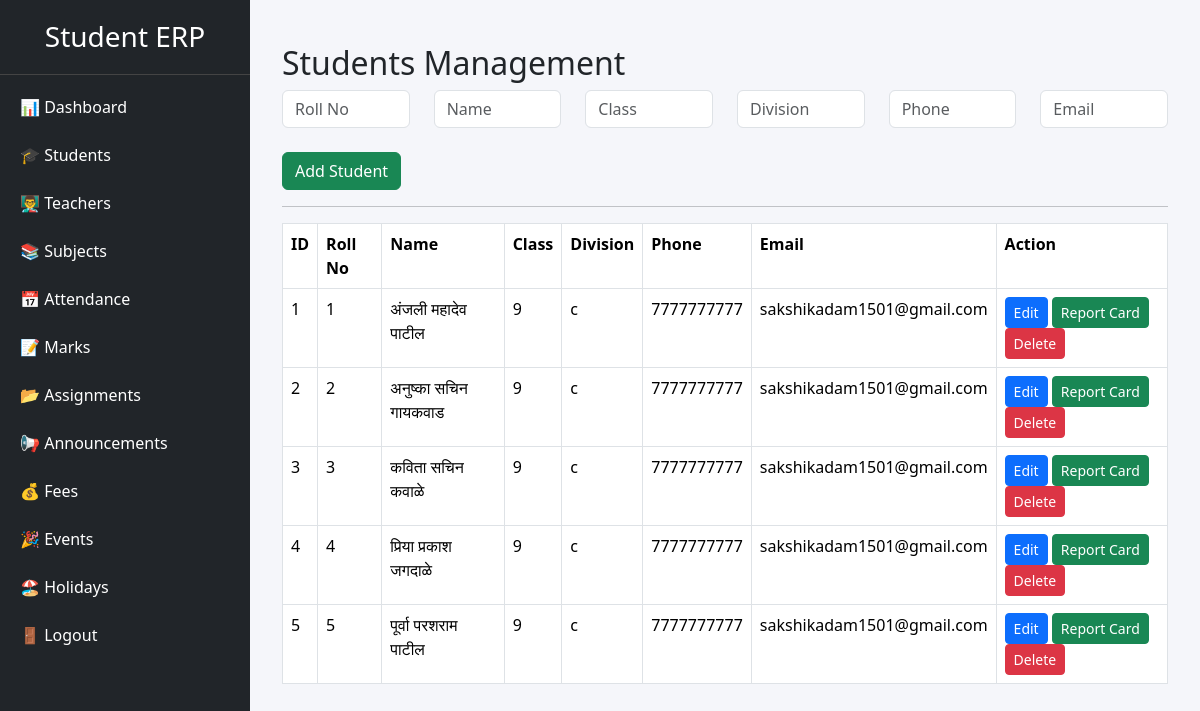
The page /admin/students.php on the database its author committed.
### tables this page shows
CREATE TABLE `students` (
  `id` int(11) NOT NULL,
  `roll_no` varchar(20) DEFAULT NULL,
  `name` varchar(100) DEFAULT NULL,
  `class` varchar(20) DEFAULT NULL,
  `division` varchar(10) DEFAULT NULL,
  `phone` varchar(20) DEFAULT NULL,
  `email` varchar(100) DEFAULT NULL
);

### admin/students.php (the view, shortened to what this page needs)
<?php
include("../config/db.php");
include("navbar.php");
?>
<div class="container mt-4">
<h2>Students Management</h2>
<form method="POST">
<div class="row">
<div class="col-md-2">
<input type="text" name="roll_no"
class="form-control"
placeholder="Roll No" required>
</div>
<div class="col-md-2">
<input type="text" name="name"
class="form-control"
placeholder="Name" required>
</div>
<div class="col-md-2">
<input type="text" name="class"
class="form-control"
placeholder="Class" required>
</div>
<div class="col-md-2">
<input type="text" name="division"
class="form-control"
placeholder="Division" required>
</div>
<div class="col-md-2">
<input type="text" name="phone"
class="form-control"
placeholder="Phone">
</div>
<div class="col-md-2">
<input type="email" name="email"
class="form-control"
placeholder="Email">
</div>
</div>
<br>
<button
name="add_student"
class="btn btn-success">
Add Student
</button>
</form>
<hr>
<table class="table table-bordered">
<tr>
<th>ID</th>
<th>Roll No</th>
<th>Name</th>
<th>Class</th>
<th>Division</th>
<th>Phone</th>
<th>Email</th>
<th>Action</th>
</tr>
<?php
$result =
mysqli_query($conn,
"SELECT * FROM students");
while($row =
mysqli_fetch_assoc($result))
{
?>
<tr>
<td><?php echo $row['id']; ?></td>
<td><?php echo $row['roll_no']; ?></td>
<td><?php echo $row['name']; ?></td>
<td><?php echo $row['class']; ?></td>
<td><?php echo $row['division']; ?></td>
<td><?php echo $row['phone']; ?></td>
<td><?php echo $row['email']; ?></td>
<td>
<a href="edit_student.php?id=<?php echo $row['id']; ?>" class="btn btn-primary btn-sm">
Edit
</a>
<a href="report_card.php?student_id=<?= $row['id']; ?>"
class="btn btn-success btn-sm">
Report Card
</a>
<a href="students.php?delete=<?php echo $row['id']; ?>"
class="btn btn-danger btn-sm"
onclick="return confirm('Delete this student?')">
Delete
</a>
</td>
</tr>
<?php
}
?>
</table>
</div>
</div>
</body>
</html>

### admin/navbar.php (style rules this page uses)
body { margin:0; background:#f5f6fa; }

### rows shown on the page
students: id "1", roll_no "1", name "अंजली महादेव पाटील", class "9", division "c", phone "7777777777", email "sakshikadam1501@gmail.com"
students: id "2", roll_no "2", name "अनुष्का सचिन गायकवाड", class "9", division "c", phone "7777777777", email "sakshikadam1501@gmail.com"
students: id "3", roll_no "3", name "कविता सचिन कवाळे", class "9", division "c", phone "7777777777", email "sakshikadam1501@gmail.com"
students: id "4", roll_no "4", name "प्रिया प्रकाश जगदाळे", class "9", division "c", phone "7777777777", email "sakshikadam1501@gmail.com"
students: id "5", roll_no "5", name "पूर्वा परशराम पाटील", class "9", division "c", phone "7777777777", email "sakshikadam1501@gmail.com"
